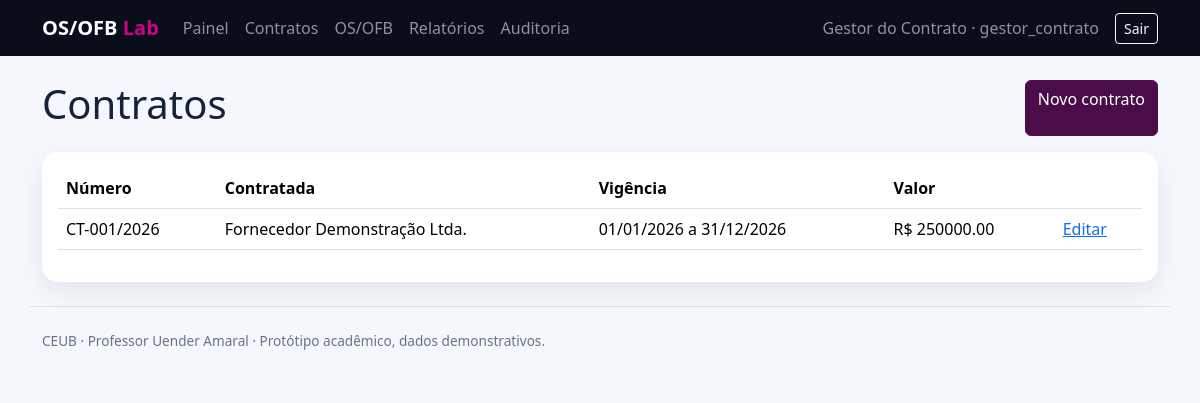
The page /contracts (signed in) on the database its author committed.
### models.py (models this page shows, shortened)
class User(UserMixin, db.Model):
    id=db.Column(db.Integer, primary_key=True); name=db.Column(db.String(120), nullable=False)
    username=db.Column(db.String(80), unique=True, nullable=False, index=True)
    email=db.Column(db.String(120), unique=True, nullable=False)
    password_hash=db.Column(db.String(255), nullable=False); role=db.Column(db.String(40), nullable=False)
    active=db.Column(db.Boolean, default=True, nullable=False); created_at=db.Column(db.DateTime(timezone=True), default=now)
    @property
    def is_active(self): return self.active

class Contract(db.Model):
    id=db.Column(db.Integer,primary_key=True); number=db.Column(db.String(50),unique=True,nullable=False)
    supplier=db.Column(db.String(160),nullable=False); object=db.Column(db.Text,nullable=False)
    total_value=db.Column(db.Numeric(14,2),nullable=False,default=0); start_date=db.Column(db.Date,nullable=False); end_date=db.Column(db.Date,nullable=False)
    created_at=db.Column(db.DateTime(timezone=True),default=now)

### app.py (the view)
@app.route('/contracts')
@login_required
def contracts(): return render_template('contracts.html',items=Contract.query.order_by(Contract.number).all())

### app.py (called while the page is built)
@login.user_loader
def load_user(i): return db.session.get(User,int(i))

@app.after_request
def headers(r):
 r.headers['X-Content-Type-Options']='nosniff'; r.headers['X-Frame-Options']='DENY'; r.headers['Referrer-Policy']='strict-origin-when-cross-origin'
 r.headers['Content-Security-Policy']="default-src 'self'; style-src 'self' 'unsafe-inline' https://cdn.jsdelivr.net; script-src 'self' https://cdn.jsdelivr.net; font-src https://cdn.jsdelivr.net; img-src 'self' data:"
 return r

### templates/contracts.html
{% extends 'base.html' %}{% block content %}<div class="d-flex justify-content-between"><h1>Contratos</h1>{% if current_user.role in ['admin','gestor_contrato'] %}<a class="btn btn-primary" href="{{url_for('contract_new')}}">Novo contrato</a>{% endif %}</div><div class="card p-3 mt-3 table-responsive"><table class="table"><thead><tr><th>Número</th><th>Contratada</th><th>Vigência</th><th>Valor</th><th></th></tr></thead><tbody>{% for x in items %}<tr><td>{{x.number}}</td><td>{{x.supplier}}</td><td>{{x.start_date.strftime('%d/%m/%Y')}} a {{x.end_date.strftime('%d/%m/%Y')}}</td><td>R$ {{'%.2f'|format(x.total_value)}}</td><td>{% if current_user.role in ['admin','gestor_contrato'] %}<a href="{{url_for('contract_edit',id=x.id)}}">Editar</a>{% endif %}</td></tr>{% endfor %}</tbody></table></div>{% endblock %}

### templates/base.html (shortened to what this page needs)
<!doctype html><html lang="pt-BR"><head><link href="https://cdn.jsdelivr.net/npm/bootstrap@5.3.3/dist/css/bootstrap.min.css" rel="stylesheet"><link rel="stylesheet" href="{{ url_for('static',filename='style.css') }}"></head><body>{% if current_user.is_authenticated %}<nav class="navbar navbar-expand-lg navbar-dark"><div class="container"><a class="navbar-brand fw-bold" href="{{url_for('dashboard')}}">OS/OFB <span class="brand-accent">Lab</span></a><div id="nav" class="collapse navbar-collapse"><div class="navbar-nav me-auto"><a class="nav-link" href="{{url_for('dashboard')}}">Painel</a><a class="nav-link" href="{{url_for('contracts')}}">Contratos</a><a class="nav-link" href="{{url_for('orders')}}">OS/OFB</a><a class="nav-link" href="{{url_for('reports')}}">Relatórios</a>{% if current_user.role in ['admin','gestor_contrato'] %}<a class="nav-link" href="{{url_for('audit_view')}}">Auditoria</a>{% endif %}</div><span class="navbar-text me-3">{{current_user.name}} · {{current_user.role}}</span><form method="post" action="{{url_for('logout')}}"><button class="btn btn-outline-light btn-sm">Sair</button></form></div></div></nav>{% endif %}<main id="conteudo" class="container py-4">{% block content %}{% endblock %}</main><footer class="container py-4 footer border-top">CEUB · Professor Uender Amaral · Protótipo acadêmico, dados demonstrativos.</footer></body></html>

### static/style.css (style rules this page uses)
body { background:#f4f7fb;color:#152238 }
.navbar { background:#0a0e1a!important }
.brand-accent { color:#D0008A }
.card { border:0;border-radius:16px;box-shadow:0 8px 24px rgba(10,14,26,.08) }
.footer { color:#64748b;font-size:.85rem }
.btn-primary { background:#4A0D4A;border-color:#4A0D4A }
.table thead { background:#0a0e1a;color:white }

### rows shown on the page
User: name "Gestor do Contrato", role "gestor_contrato"
Contract: number "CT-001/2026", supplier "Fornecedor Demonstração Ltda.", start_date "01/01/2026", end_date "31/12/2026", total_value "250000.00"
